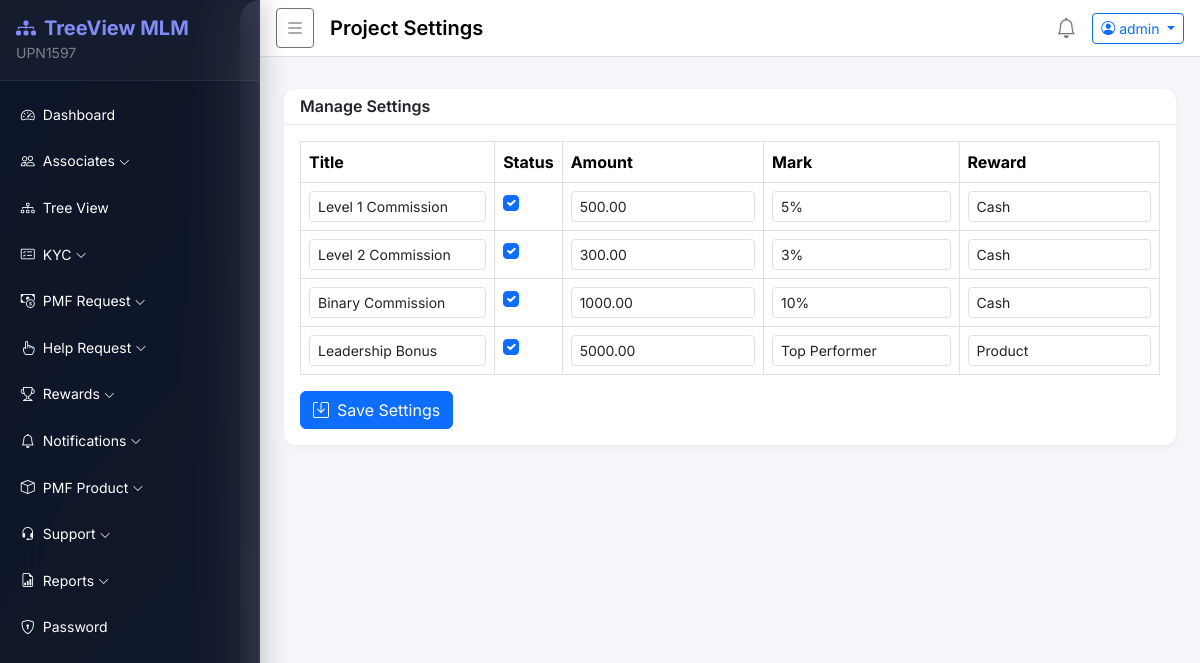
/products/settings/ (signed in), run on the app's committed database.
### accounts/models.py (models this page shows, shortened)
class User(AbstractBaseUser, PermissionsMixin):
    STATUS_CHOICES = [('active', 'Active'), ('inactive', 'Inactive'), ('pending', 'Pending')]
    member_id   = models.CharField(max_length=20, unique=True, default=generate_member_id)
    sponsor_id  = models.CharField(max_length=20, blank=True, null=True)
    username    = models.CharField(max_length=150, unique=True)
    email       = models.EmailField(unique=True)
    mobile      = models.CharField(max_length=15, blank=True)
    status      = models.CharField(max_length=10, choices=STATUS_CHOICES, default='pending')
    is_active   = models.BooleanField(default=True)
    is_staff    = models.BooleanField(default=False)
    plain_password = models.CharField(max_length=128, blank=True)  # stored for admin view
    created_at  = models.DateTimeField(default=timezone.now)
    objects = UserManager()
    USERNAME_FIELD = 'username'
    REQUIRED_FIELDS = ['email']
    class Meta:
        db_table = 'users'

### products/models.py (models this page shows, shortened)
class ProjectSetting(models.Model):
    title    = models.CharField(max_length=200)
    status   = models.BooleanField(default=True)
    amount   = models.DecimalField(max_digits=10, decimal_places=2, default=0)
    mark     = models.CharField(max_length=100, blank=True)
    reward   = models.CharField(max_length=100, blank=True)
    class Meta:
        db_table = 'project_settings'

### products/views.py (the view, shortened to what this page needs)
# urls.py: path('settings/',             views.project_settings,       name='settings'),
@login_required
def project_settings(request):
    if not request.user.is_staff:
        return redirect('dashboard:index')
    settings_list = ProjectSetting.objects.all()
    return render(request, 'products/settings.html', {'settings_list': settings_list})

### templates/products/settings.html (shortened to what this page needs)
{% extends 'base/base.html' %}
{% block page_title %}Project Settings{% endblock %}
{% block content %}
<div class="card">
  <div class="card-header"><h6 class="mb-0 fw-semibold">Manage Settings</h6></div>
  <div class="card-body">
    <form method="POST">
      <div class="table-responsive">
        <table class="table table-bordered">
          <thead><tr><th>Title</th><th>Status</th><th>Amount</th><th>Mark</th><th>Reward</th></tr></thead>
          <tbody>
            {% for s in settings_list %}
            <tr>
              <td><input type="text" name="title_{{ s.id }}" class="form-control form-control-sm" value="{{ s.title }}"></td>
              <td><input type="checkbox" name="status_{{ s.id }}" class="form-check-input" {% if s.status %}checked{% endif %}></td>
              <td><input type="number" step="0.01" name="amount_{{ s.id }}" class="form-control form-control-sm" value="{{ s.amount }}"></td>
              <td><input type="text" name="mark_{{ s.id }}" class="form-control form-control-sm" value="{{ s.mark }}"></td>
              <td><input type="text" name="reward_{{ s.id }}" class="form-control form-control-sm" value="{{ s.reward }}"></td>
            </tr>
            {% empty %}
            <tr><td colspan="5" class="text-center text-muted py-3">No settings configured.</td></tr>
            {% endfor %}
          </tbody>
        </table>
      </div>
      <button type="submit" class="btn btn-primary"><i class="bi bi-save me-2"></i>Save Settings</button>
    </form>
  </div>
</div>
{% endblock %}

### templates/base/base.html (shortened to what this page needs)
{% load static %}
{% load extras %}
<!DOCTYPE html>
<html lang="en">
<head>
  <link href="https://cdn.jsdelivr.net/npm/bootstrap@5.3.2/dist/css/bootstrap.min.css" rel="stylesheet">
  <link href="https://cdn.jsdelivr.net/npm/bootstrap-icons@1.11.3/font/bootstrap-icons.min.css" rel="stylesheet">
  <link rel="stylesheet" href="{% static 'css/style.css' %}">
</head>
<body>
  <div class="wrapper d-flex">
    <nav id="sidebar" class="sidebar text-white">
      <div class="sidebar-header p-3 d-flex align-items-center justify-content-between">
        <div>
          <h5 class="mb-0 fw-bold" style="color: #818cf8;"><i class="bi bi-diagram-3-fill me-2"></i>TreeView MLM</h5>
          {% if user.is_authenticated %}
          <small style="color: rgba(255,255,255,.45);">{{ user.member_id }}</small>
          {% endif %}
        </div>
      </div>
      <ul class="nav flex-column p-2 mt-1">
        {% if user.is_staff %}
          {% include 'base/sidebar_admin.html' %}
        {% else %}
          {% include 'base/sidebar_user.html' %}
        {% endif %}
      </ul>
    </nav>
    <div class="main-content flex-grow-1">
      <nav class="navbar navbar-expand-lg navbar-light bg-white border-bottom px-3 py-2">
        <button id="sidebarToggle" class="btn btn-sm btn-outline-secondary me-3">
          <i class="bi bi-list fs-5"></i>
        </button>
        <span class="navbar-brand fw-semibold">{% block page_title %}Dashboard{% endblock %}</span>
        <div class="ms-auto d-flex align-items-center gap-3">
          <a href="{% url 'notifications:add' %}" class="text-secondary position-relative">
            <i class="bi bi-bell fs-5"></i>
          </a>
          <div class="dropdown">
            <button class="btn btn-sm btn-outline-primary dropdown-toggle" data-bs-toggle="dropdown">
              <i class="bi bi-person-circle me-1"></i>{{ user.username }}
            </button>
          </div>
        </div>
      </nav>
      <div class="px-4 pt-3">
      </div>
      <div class="content px-4 py-3">
        {% block content %}{% endblock %}
      </div>
    </div>
  </div>
</body>
</html>

### static/css/style.css (style rules this page uses)
body { font-family: 'Inter', sans-serif; background: linear-gradient(135deg, #0b1120 0%, #1a2332 50%, #0b1120 100%); min-height: 100vh; overflow-x: hidden; }
.wrapper { display: flex; min-height: 100vh; }
.sidebar { width: 260px; min-width: 260px; transition: transform .3s ease, width .25s ease; z-index: 1050; overflow-y: auto; height: 100vh; background: rgba(15, 23, 42, 0.85); backdrop-filter: blur(24px); -webkit-backdrop-filter: blur(24px); border-right: 1px solid rgba(255, 255, 255, 0.06); box-shadow: 4px 0 24px rgba(0, 0, 0, 0.2); position: sticky; top: 0; }
.main-content { flex: 1; min-width: 0; background: #f4f6f9; border-radius: 20px 0 0 20px; margin-left: -20px; padding-left: 20px; }
.sidebar-header { background: rgba(255, 255, 255, 0.03); border-bottom: 1px solid rgba(255, 255, 255, 0.06) !important; }
.card { border: none; border-radius: 12px; box-shadow: 0 2px 8px rgba(0,0,0,.04); }
.card-header { background: transparent; border-bottom: 1px solid #e9ecef; font-weight: 600; }

### data on the page
User: member_id "UPN1597", username "admin"
ProjectSetting: title "Level 1 Commission", status "☑", amount "500.00", mark "5%", reward "Cash"
ProjectSetting: title "Level 2 Commission", status "☑", amount "300.00", mark "3%", reward "Cash"
ProjectSetting: title "Binary Commission", status "☑", amount "1000.00", mark "10%", reward "Cash"
ProjectSetting: title "Leadership Bonus", status "☑", amount "5000.00", mark "Top Performer", reward "Product"
